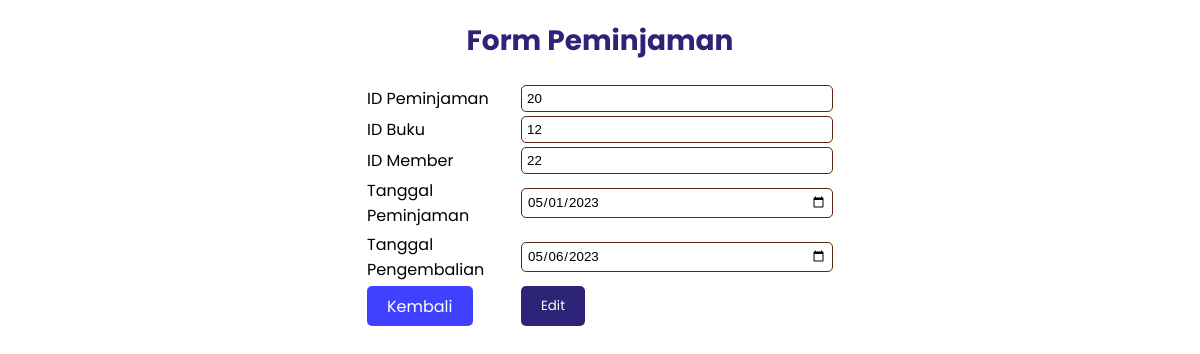
Screenshot of /FormPeminjaman.php?id_peminjaman=20 with the database file from the repository.
### tables this page shows
CREATE TABLE `peminjaman` (
  `id_peminjaman` int(20) NOT NULL,
  `id_buku` int(11) NOT NULL,
  `id_member` int(11) NOT NULL,
  `tgl_peminjaman` date NOT NULL,
  `tgl_kembali` date NOT NULL
);

### Koneksi.php (called while the page is built)
<?php
function koneksi()
{
    try {
        $dbh = new PDO('mysql:host=localhost;dbname=perpustakaan', "root", "");
        $dbh->setAttribute( PDO::ATTR_ERRMODE, PDO::ERRMODE_EXCEPTION );
      }
      catch (PDOException $e) {
        print "Koneksi atau query bermasalah: " . $e->getMessage() . "<br/>";
        die();
      }
    return $dbh;
}
?>

### Model.php (called while the page is built, shortened)
<?php
require("Koneksi.php");
function editpeminjaman() {
    $stmt = koneksi()->prepare("SELECT * FROM peminjaman WHERE id_peminjaman =" . $_GET['id_peminjaman']);
    $stmt->execute();
    $GLOBALS['result'] = $stmt->fetchAll();
}
?>

### FormPeminjaman.php (the view, shortened to what this page needs)
<?php
require('Model.php');
if (isset($_GET['id_peminjaman'])) {
    editpeminjaman();
}
?>
<!DOCTYPE html>
<html>
<head>
</head>
<body>
    <h2>Form Peminjaman</h2>
    <form action="" method="post">
        <table>
            <tr>
                <td>ID Peminjaman</td>
                <td><input type="text" name="id_Peminjaman" <?php echo (isset($_GET['id_peminjaman'])) ?  "value = " . $result[0]["id_peminjaman"] . "" : "value = '' "; ?> required> <br></td>
            </tr>
            <tr>
                <td>ID Buku</td>
                <td><input type="text" name="id_buku" <?php echo (isset($_GET['id_peminjaman'])) ?  "value = " . $result[0]["id_buku"] . "" : "value = '' "; ?> required> <br></td>
            </tr>
            <tr>
                <td>ID Member</td>
                <td><input type="text" name="id_member" <?php echo (isset($_GET['id_peminjaman'])) ?  "value = " . $result[0]["id_member"] . "" : "value = '' "; ?> required> <br></td>
            </tr>
            <tr>
                <td>Tanggal Peminjaman</td>
                <td><input type="date" name="pinjam" <?php echo (isset($_GET['id_peminjaman'])) ?  "value = " . $result[0]["tgl_peminjaman"] . "" : "value = '' "; ?> required> <br></td>
            </tr>
            <tr>
                <td>Tanggal Pengembalian</td>
                <td><input type="date" name="kembali" <?php echo (isset($_GET['id_peminjaman'])) ?  "value = " . $result[0]["tgl_kembali"] . "" : "value = '' "; ?> required> <br></td>
            </tr>
            <tr>
                <td>
                    <a href="Peminjaman.php" class="button-kembali">Kembali</a>
                </td>
                <td>
                    <?php
                    if (isset($_GET['id_peminjaman']))
                    {
                        echo "<button type=\"submit\" name=\"update\">Edit</button>";
                    }else {
                        echo "<button type=\"submit\" name=\"submit\">Tambah</button>";
                    }
                    ?>
                </td>
            </tr>
        </table>
    </form>
</body>
</html>

### FormPeminjaman.php (style rules this page uses)
body { width: 900px; margin: auto; background-color: #ffffff; font-family: 'Poppins', sans-serif; padding: 20px; position: relative; }
h2 { color: #2d2477; font-size: 28px; margin-top: 0; text-align: center; margin-bottom: 20px; }
table { margin-right: auto; margin-left: auto; }
tr { margin-bottom: 10px; }
td:first-child { font-weight: normal; width: 150px; }
input[type="text"], input[type="date"] { width: 300px; padding: 5px; border-radius: 5px; border: 1px solid #5E2612; font-family: 'Quicksand', sans-serif; }
button { font-family: 'Poppins', sans-serif; background-color: #2d2477; color: #FFFFFF; border: none; padding: 10px 20px; border-radius: 5px; cursor: pointer; transition: background-color 0.3s ease-in-out; }
.button-kembali { font-family: 'Poppins', sans-serif; background-color: #4040ff; color: #FFFFFF; border: none; padding: 8.5px 20px; border-radius: 5px; cursor: pointer; transition: background-color 0.3s ease-in-out; margin-right: 5px; text-decoration: none; }

### rows the page displays
peminjaman: id_Peminjaman "20", id_buku "12", id_member "22", pinjam "05/01/2023", kembali "05/06/2023"
